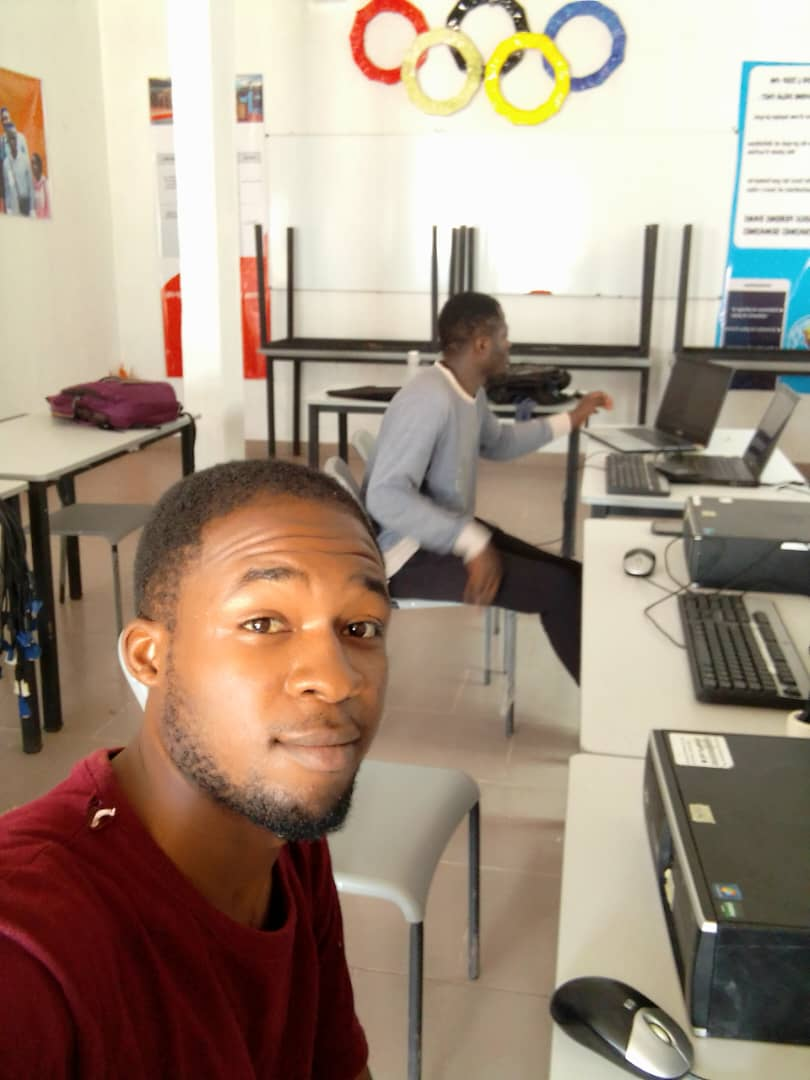
#> input picture image/moi1.jpeg, 810 x 1080 px, found by its file name
$ python temp.py   (older library calls are emulated)
#> lines starting #> are read from the running program, lines starting #| are printed output that depends on the picture


import cv2
import numpy as np

def detect_blur(image_path, threshold=300):
    """
    Détecte si une image est floue en utilisant la variance du Laplacien.

    :param image_path: Chemin de l'image
    :param threshold: Seuil pour déterminer si l'image est floue (300 par défaut)
    :return: (variance, is_blurry) -> variance du Laplacien et True si l'image est floue
    """
#> called with image_path = 'moi1.jpeg', threshold = 300
    # Charger l'image en niveaux de gris
    image = cv2.imread(image_path, cv2.IMREAD_GRAYSCALE)
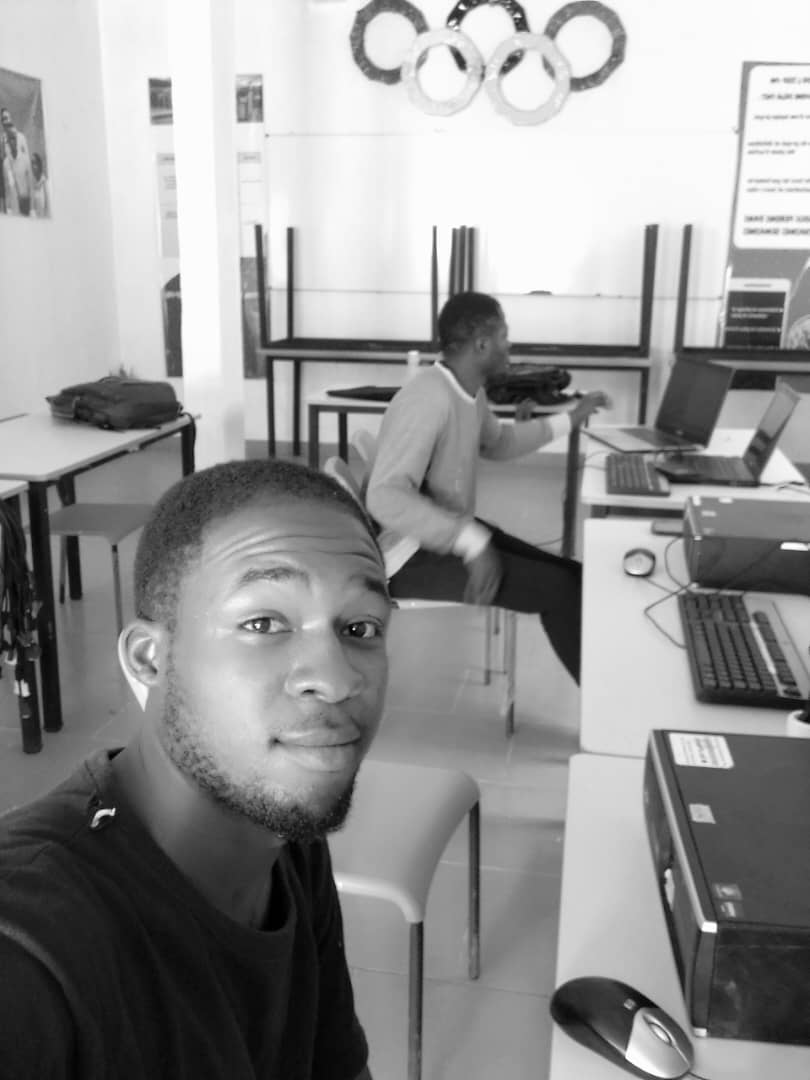
#> image: shape (1080, 810); min 0, max 255, mean 148.5

    if image is None:
        print("Erreur : Impossible de charger l'image.")
        return None, None

    # Appliquer l'opérateur de Laplacien
    laplacian = cv2.Laplacian(image, cv2.CV_64F)
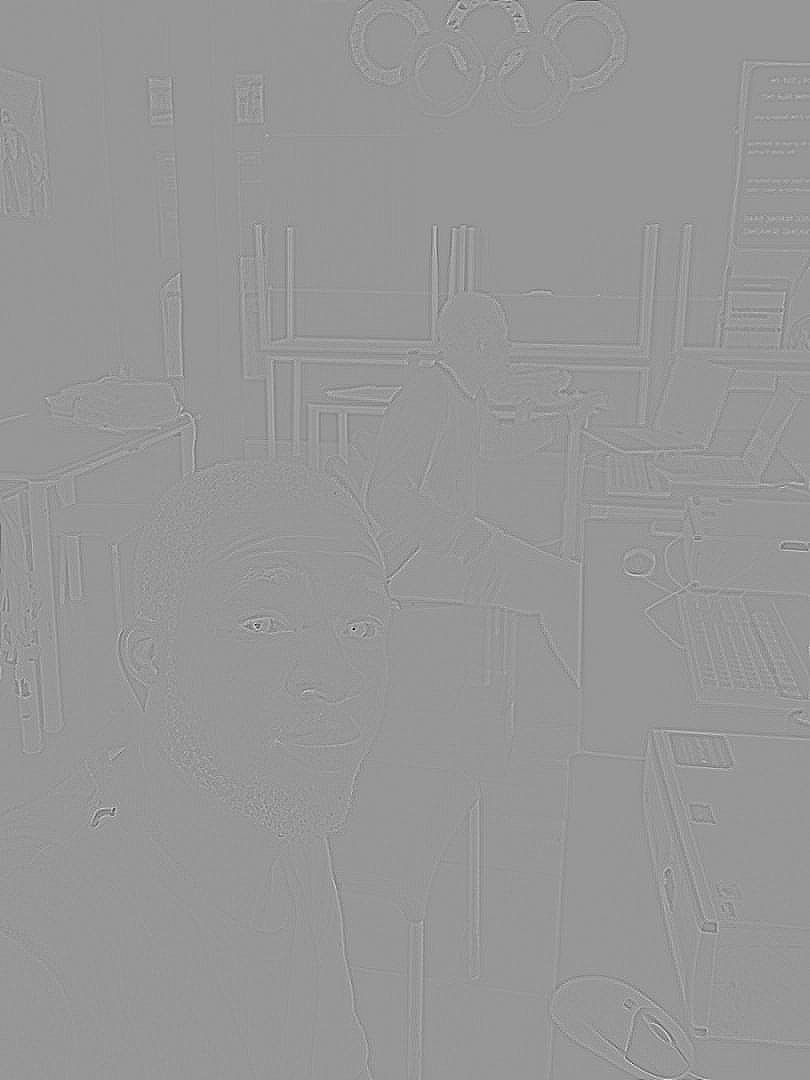
#> laplacian: shape (1080, 810) float64; min -272, max 187, mean 0; drawn with min black and max white

    # Calculer la variance du Laplacien
    variance = laplacian.var()
#> variance = 57.49

    # Déterminer si l'image est floue
    is_blurry = variance < threshold
#> is_blurry = True

    # Afficher le résultat
    print(f"Variance du Laplacien : {variance:.2f}")
#| Variance du Laplacien : 57.49
    if is_blurry:
        print("⚠️ L'image est floue !")
    else:
        print("✅ L'image est nette !")

    return variance, is_blurry

# Exemple d'utilisation
image_path = "moi1.jpeg"  # Remplace par le chemin de ton image
detect_blur(image_path)

$ run again, with image/WhatsApp Image 2025-05-15 at 05.01.38(1).jpeg copied over image/moi1.jpeg
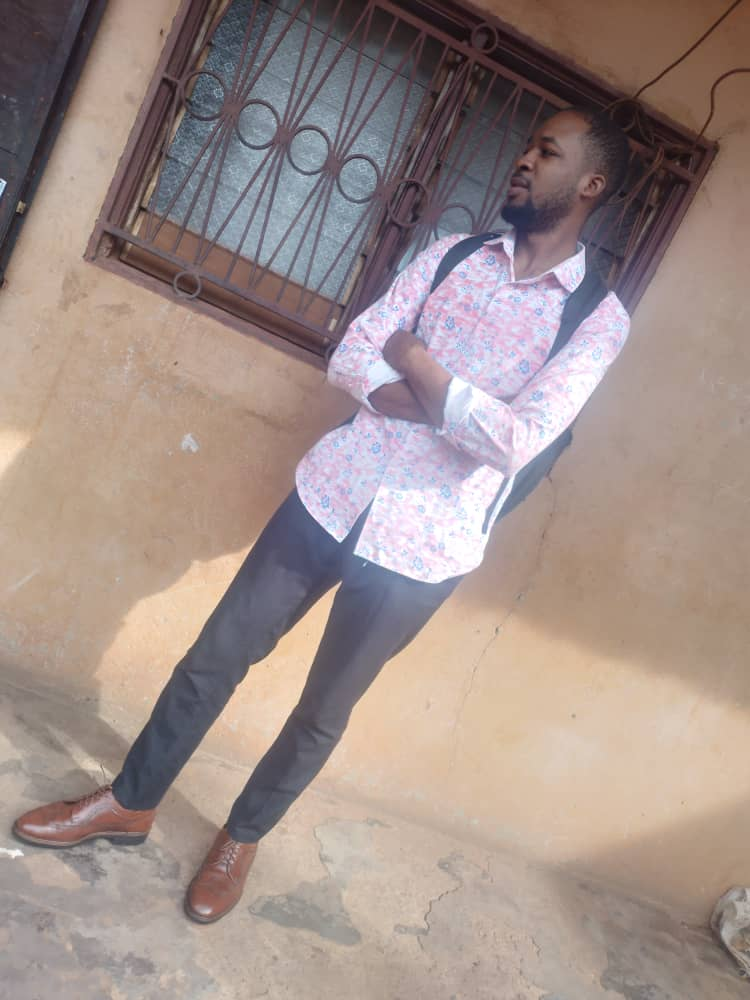
#> input picture image/WhatsApp Image 2025-05-15 at 05.01.38(1).jpeg, 750 x 1000 px, found by its file name
#> in detect_blur, `image = cv2.imread(image_path, cv2.IMREAD_GRAYSCALE)`:
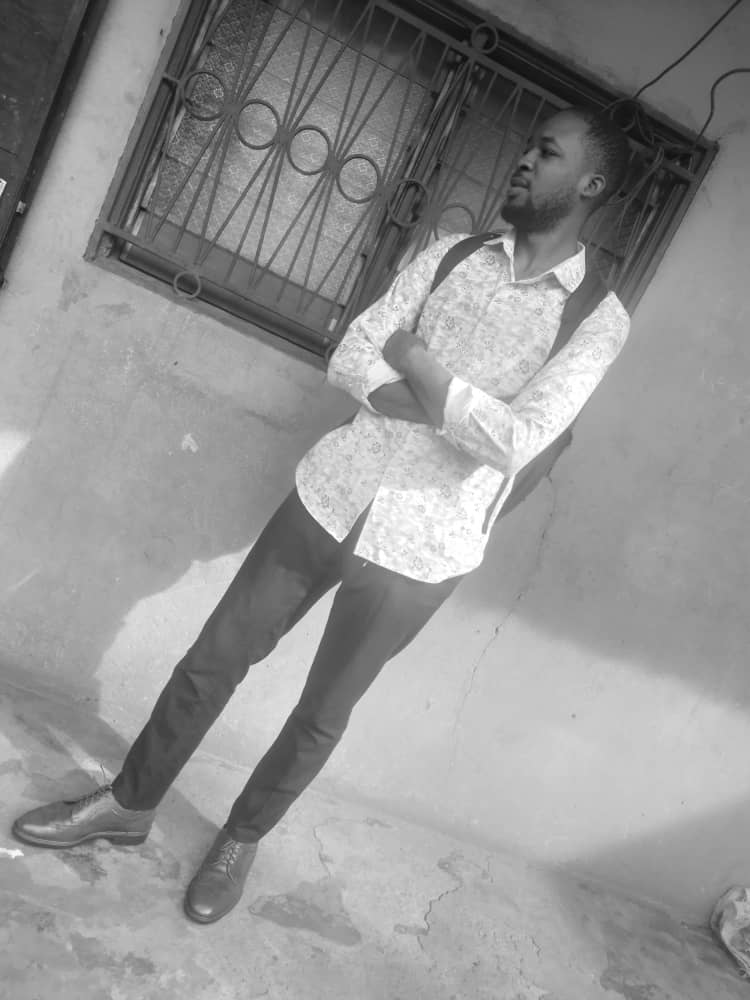
#> image: shape (1000, 750); min 12, max 255, mean 146.8
#> in detect_blur, `laplacian = cv2.Laplacian(image, cv2.CV_64F)`:
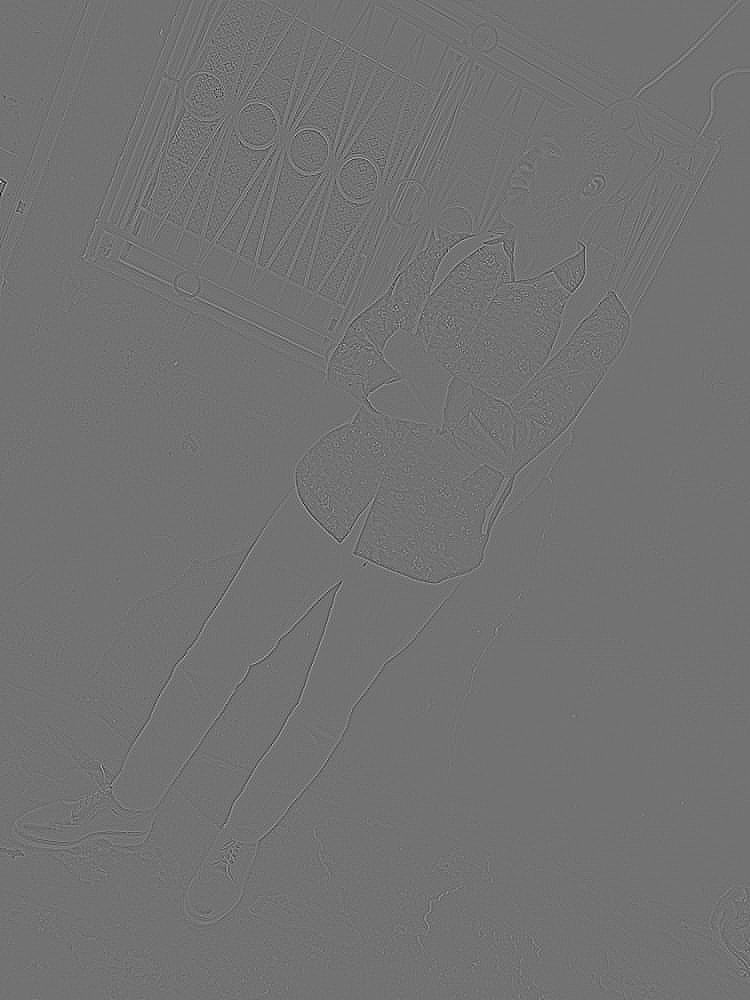
#> laplacian: shape (1000, 750) float64; min -201, max 246, mean 0; drawn with min black and max white
#> variance = 105.7
#> is_blurry = True
#| Variance du Laplacien : 105.68

$ run again, with image/WhatsApp Image 2025-05-15 at 05.01.38.jpeg copied over image/moi1.jpeg
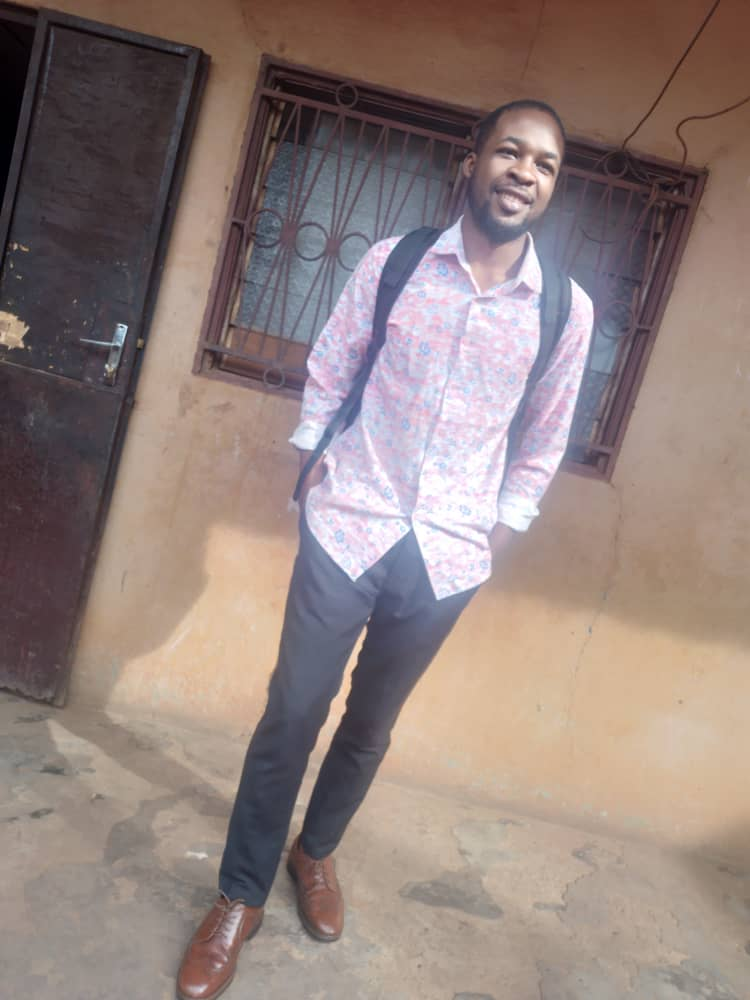
#> input picture image/WhatsApp Image 2025-05-15 at 05.01.38.jpeg, 750 x 1000 px, found by its file name
#> in detect_blur, `image = cv2.imread(image_path, cv2.IMREAD_GRAYSCALE)`:
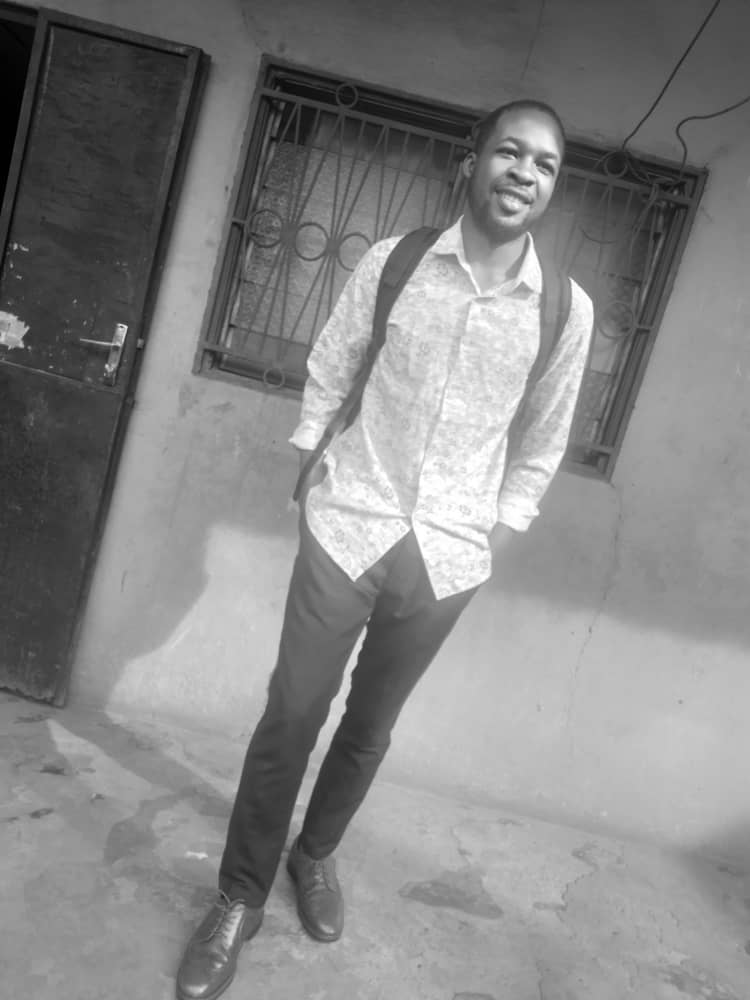
#> image: shape (1000, 750); min 0, max 255, mean 133
#> in detect_blur, `laplacian = cv2.Laplacian(image, cv2.CV_64F)`:
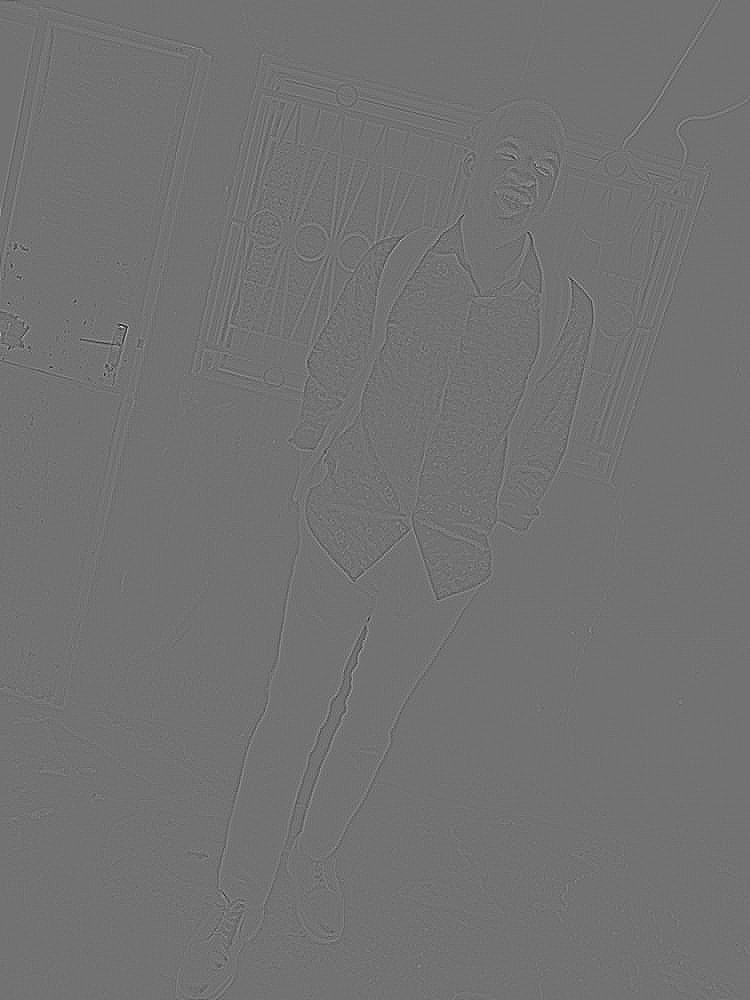
#> laplacian: shape (1000, 750) float64; min -178, max 218, mean 0; drawn with min black and max white
#> variance = 46.6
#> is_blurry = True
#| Variance du Laplacien : 46.60

$ run again, with image/WhatsApp Image 2025-05-15 at 05.01.39(1).jpeg copied over image/moi1.jpeg
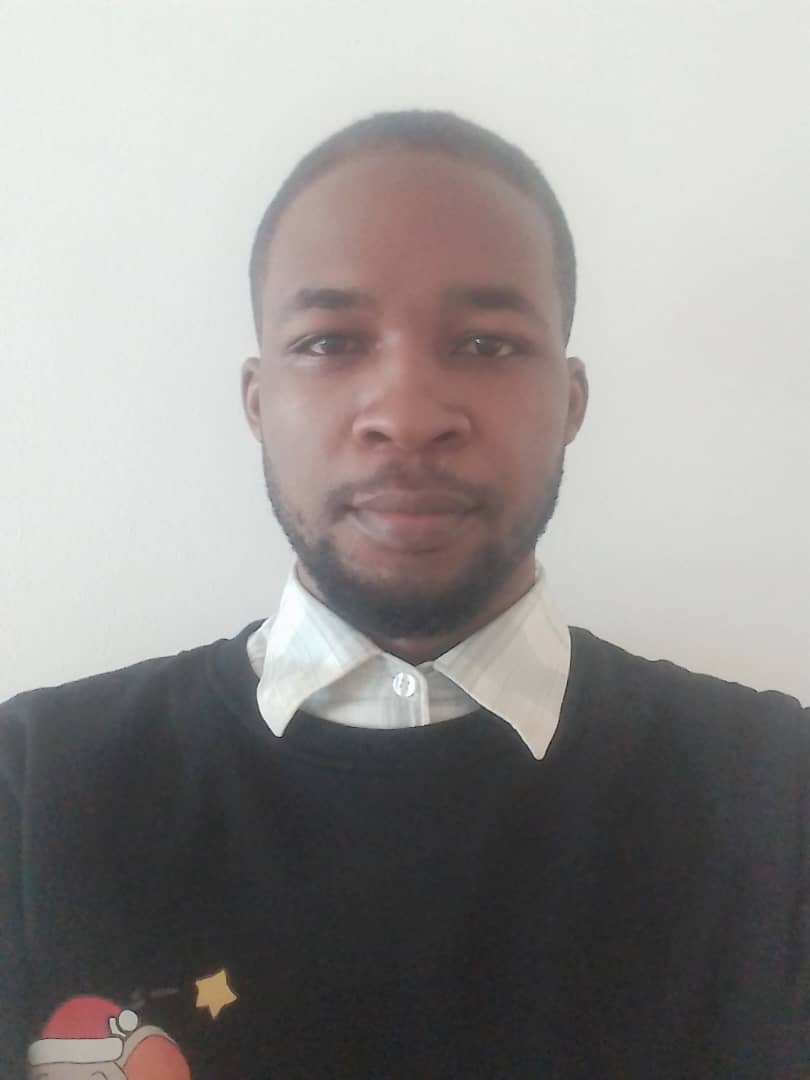
#> input picture image/WhatsApp Image 2025-05-15 at 05.01.39(1).jpeg, 810 x 1080 px, found by its file name
#> in detect_blur, `image = cv2.imread(image_path, cv2.IMREAD_GRAYSCALE)`:
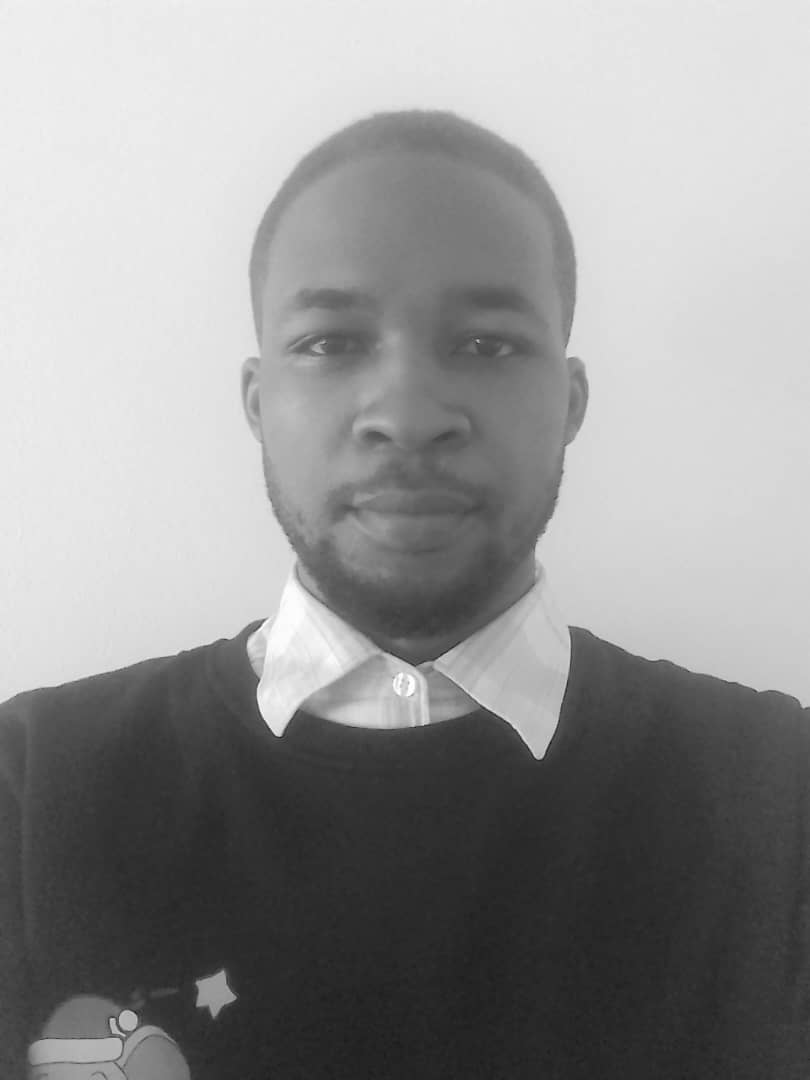
#> image: shape (1080, 810); min 18, max 255, mean 146.6
#> in detect_blur, `laplacian = cv2.Laplacian(image, cv2.CV_64F)`:
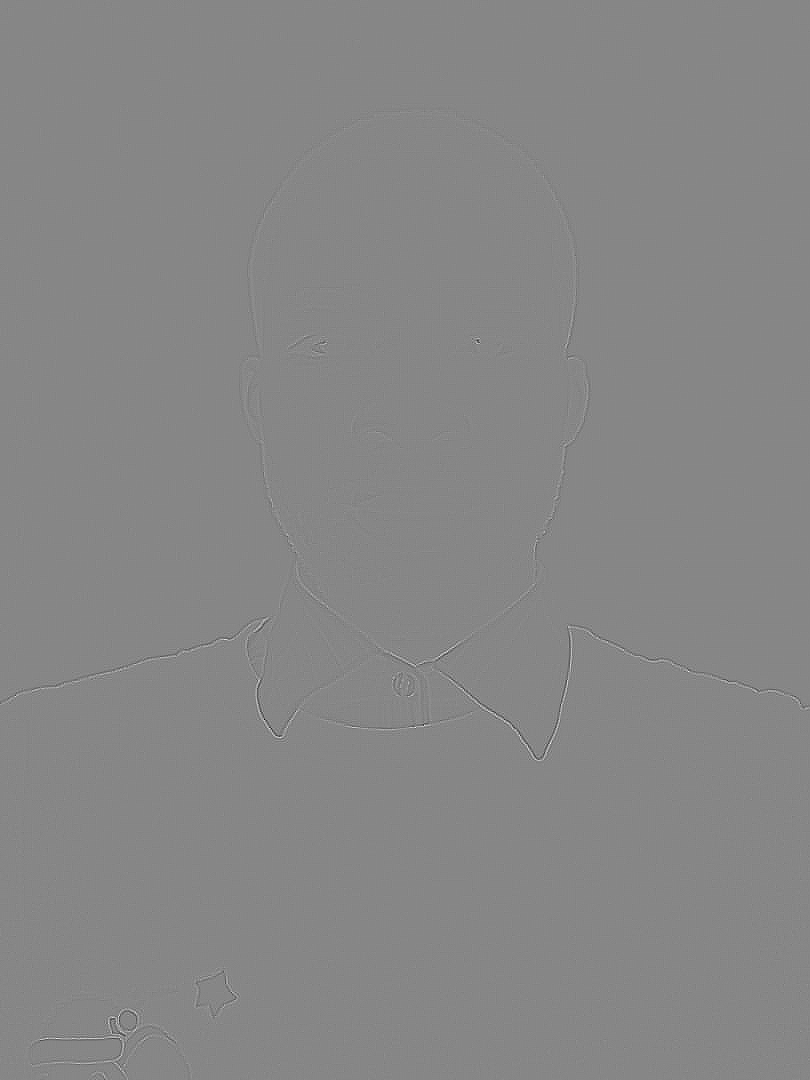
#> laplacian: shape (1080, 810) float64; min -225, max 201, mean 0; drawn with min black and max white
#> variance = 23.99
#> is_blurry = True
#| Variance du Laplacien : 23.99
